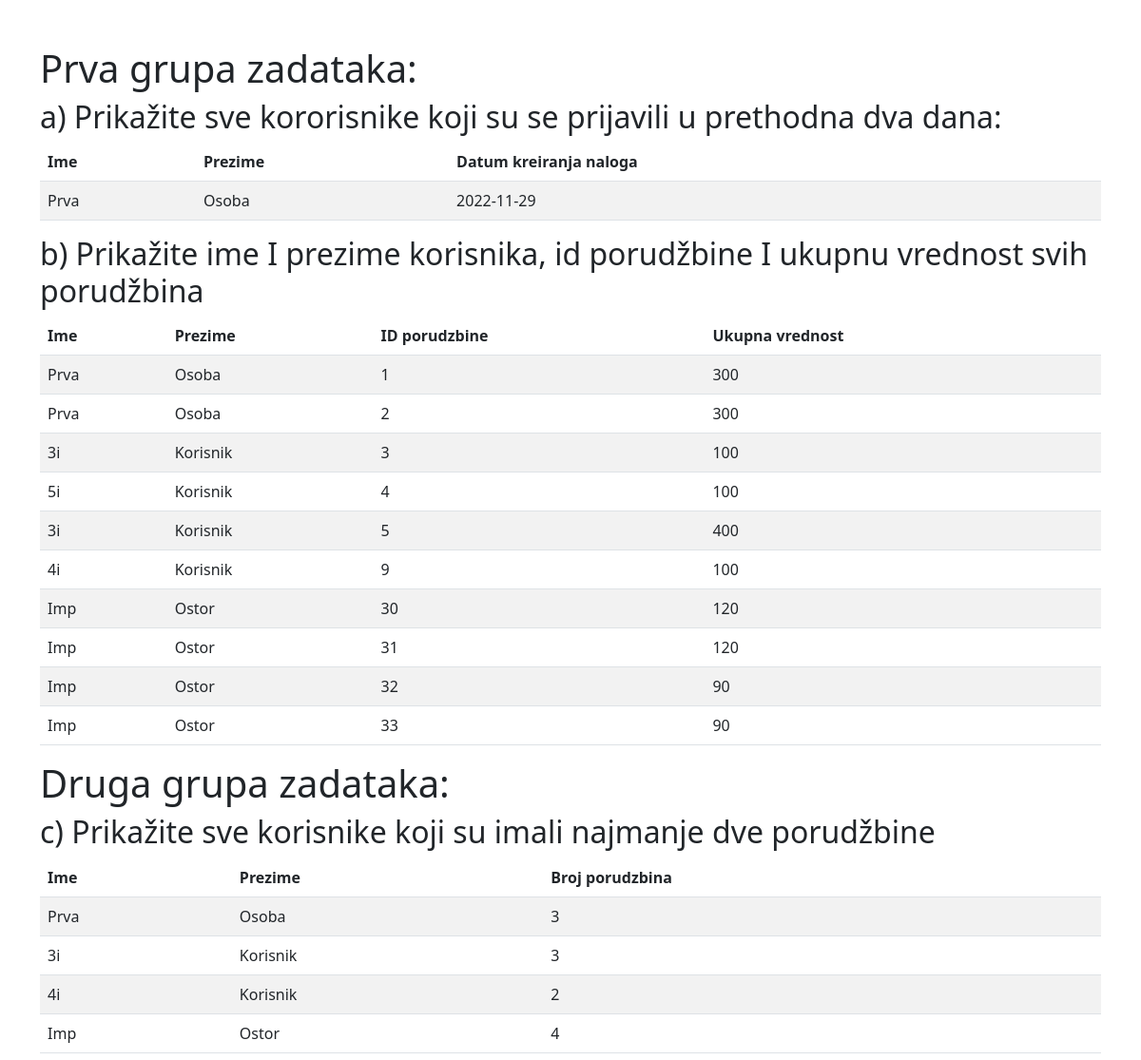
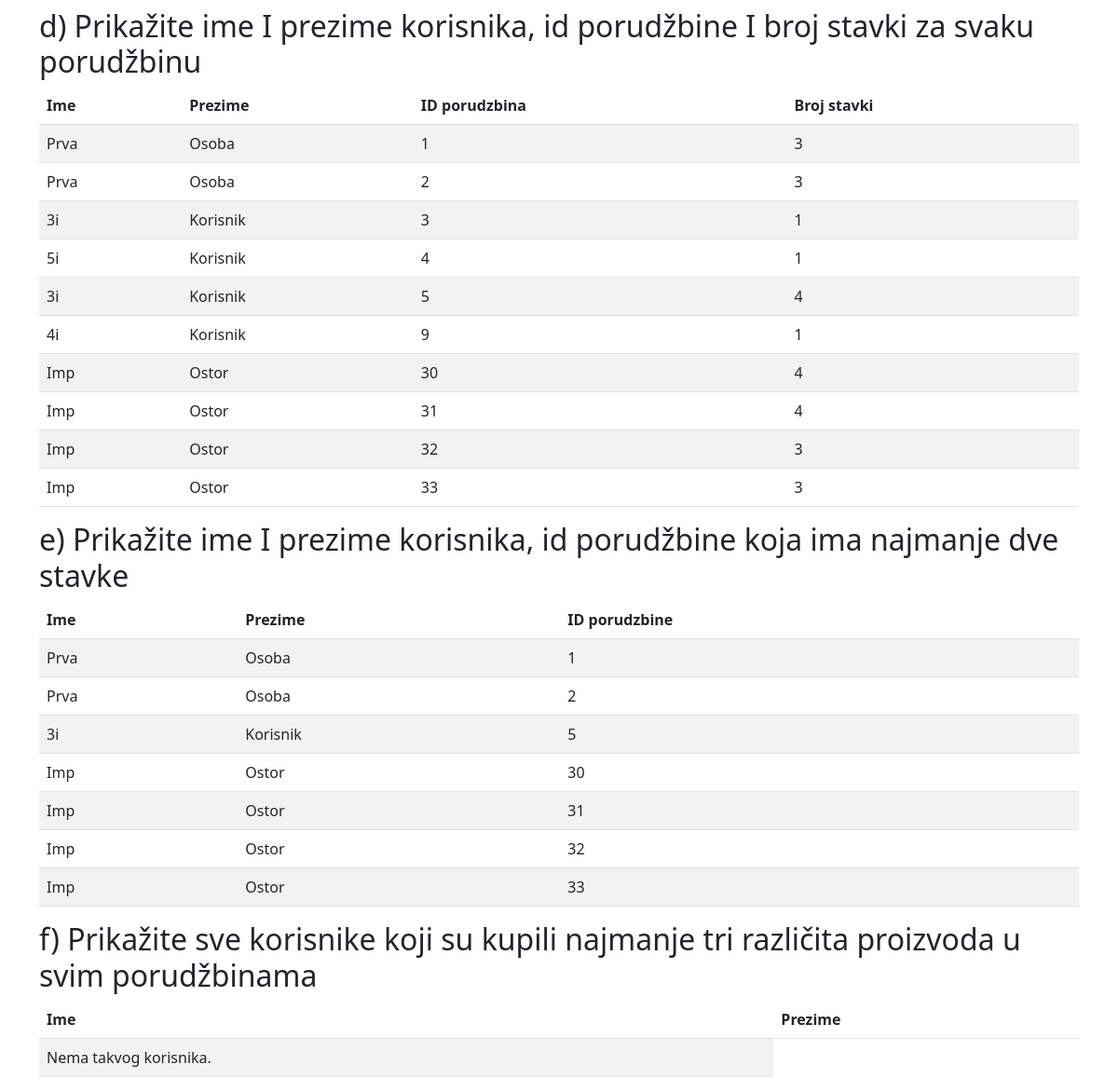
The page / on the database its author committed (2 pictures, top to bottom).
### tables this page shows
CREATE TABLE `user` (
  `id` int(11) NOT NULL,
  `firstname` varchar(15) NOT NULL,
  `lastname` varchar(15) NOT NULL,
  `phone` varchar(15) NOT NULL,
  `email` varchar(15) NOT NULL,
  `datecreated` date NOT NULL,
  `dateEdit` date NOT NULL
);

CREATE TABLE `orders` (
  `id` int(11) NOT NULL,
  `userId` int(11) NOT NULL,
  `value` int(11) NOT NULL,
  `dateCreated` date NOT NULL
);

### models/functions.php (called while the page is built, shortened)
<?php
function korisniciUPrethodnaDvaDana(){
    global $connection;
    $today = date('Y-m-d');
    $yesterday = date('Y-m-d',strtotime("-1 days"));
    $query = "SELECT * FROM user WHERE dateCreated BETWEEN '$yesterday' AND '$today'";
    $result = $connection->query($query);
    return $result->fetchAll();
}
function vrednostPorudzbina(){
    global $connection;
    $query =  $query = "SELECT firstname, lastname, o.id as oid, SUM(oi.value) as sum from user u INNER JOIN orders o on u.id = o.userId INNER JOIN orderitem oi on o.id=oi.orderId group by o.id ";
    $result = $connection->query($query);
    return $result->fetchAll();
}
function baremDvePorudzbine(){
    global $connection;
    $query =  $query = "SELECT firstname, lastname, COUNT(o.id) as brPorudzbina FROM user u INNER JOIN orders o on u.id = o.userId GROUP BY u.id HAVING COUNT(o.id) >=2";
    $result = $connection->query($query);
    return $result->fetchAll();
}
function idPorudzbineIStavke(){
    global $connection;
    $query =  $query = "SELECT firstname, lastname, o.id as brPorudzbine, count(oi.productId) as brStavki FROM user u INNER JOIN orders o ON u.id = o.userId INNER JOIN orderitem oi ON o.id = oi.orderId GROUP BY o.id";
    $result = $connection->query($query);
    return $result->fetchAll();
}
function baremDveStavke(){
    global $connection;
    $query =  $query = "SELECT firstname, lastname, o.id as brPorudzbine FROM user u INNER JOIN orders o on u.id = o.userId INNER JOIN orderitem oi ON o.id = oi.orderId GROUP BY o.id HAVING COUNT(oi.productId) >=2 ";
    $result = $connection->query($query);
    return $result->fetchAll();
}

### index.php (the view, shortened to what this page needs)
<?php
require "config/connection.php";
require_once "models/functions.php";
?>
<!DOCTYPE html>
<html lang="en">
<head>
    <link href="https://cdn.jsdelivr.net/npm/bootstrap@5.2.2/dist/css/bootstrap.min.css" rel="stylesheet">
    <link rel="stylesheet" href="assets/css/style.css">
</head>
<body>
<div class="container pt-5">
    <div>
        <h1>Prva grupa zadataka:</h1>
        <div>
            <h2>a) Prikažite sve kororisnike koji su se prijavili u prethodna dva dana:</h2>
            <table class="table table-striped">
                <thead>
                <tr>
                    <th>Ime</th>
                    <th>Prezime</th>
                    <th>Datum kreiranja naloga</th>
                </tr>
                </thead>
                <tbody>
                <?php
                $korisniciUPrethodnaDvaDana = korisniciUPrethodnaDvaDana();
                if (empty($korisniciUPrethodnaDvaDana)) { ?>
                    <tr><td>Nema takvog korisnika.</td></tr>
                    <?php
                }
                else
                    foreach($korisniciUPrethodnaDvaDana as $user){?>
                        <tr><?= "<td>".$user->firstname."</td><td>".$user->lastname."</td><td>".$user->datecreated."</td>"?></tr>
                    <?php } ?>
                </tbody>
            </table>
        </div>
        <div>
            <h2> b) Prikažite ime I prezime korisnika, id porudžbine I ukupnu vrednost svih porudžbina</h2>
            <table class="table table-striped">
                <thead>
                <tr>
                    <th>Ime</th>
                    <th>Prezime</th>
                    <th>ID porudzbine</th>
                    <th>Ukupna vrednost</th>
                </tr>
                </thead>
                <tbody>
                <?php
                $vrednostPorudzbina = vrednostPorudzbina();
                if (empty($vrednostPorudzbina)) { ?>
                    <tr><td>Nema takvog korisnika.</td></tr>
                    <?php
                }
                else
                    foreach($vrednostPorudzbina as $user){ ?>
                        <tr><?= "<td>".$user->firstname."</td><td>".$user->lastname."</td><td>".$user->oid."</td><td>".$user->sum."</td>"?></tr>
                    <?php } ?>
                </tbody>
            </table>
        </div>
    </div>
    <div>
        <h1>Druga grupa zadataka:</h1>
        <div>
            <h2>c) Prikažite sve korisnike koji su imali najmanje dve porudžbine</h2>
            <table class="table table-striped">
                <thead>
                <tr>
                    <th>Ime</th>
                    <th>Prezime</th>
                    <th>Broj porudzbina</th>
                </tr>
                </thead>
                <tbody>
                <?php
                $baremDvePorudzbine = baremDvePorudzbine();
                if (empty($baremDvePorudzbine)) { ?>
                    <tr><td>Nema takvog korisnika.</td></tr>
                    <?php
                }
                else
                    foreach($baremDvePorudzbine as $user){ ?>
                        <tr><?= "<td>".$user->firstname."</td><td>".$user->lastname."</td><td>".$user->brPorudzbina."</td>"?></tr>
                    <?php } ?>
                </tbody>
            </table>
        </div>
        <div>
            <h2>d) Prikažite ime I prezime korisnika, id porudžbine I broj stavki za svaku porudžbinu</h2>
            <table class="table table-striped">
                <thead>
                <tr>
                    <th>Ime</th>
                    <th>Prezime</th>
                    <th>ID porudzbina</th>
                    <th>Broj stavki</th>
                </tr>
                </thead>
                <tbody>
                <?php
                $idPorudzbineIStavke = idPorudzbineIStavke();
                if (empty($idPorudzbineIStavke)) { ?>
                    <tr><td>Nema takvog korisnika.</td></tr>
                    <?php
                }
                else
                    foreach($idPorudzbineIStavke as $user){ ?>
                        <tr><?= "<td>".$user->firstname."</td><td>".$user->lastname."</td><td>".$user->brPorudzbine."</td><td>".$user->brStavki."</td>"?></tr>
                    <?php } ?>
                </tbody>
            </table>
        </div>
        <div>
            <h2>e) Prikažite ime I prezime korisnika, id porudžbine koja ima najmanje dve stavke</h2>
            <table class="table table-striped">
                <thead>
                <tr>
                    <th>Ime</th>
                    <th>Prezime</th>
                    <th>ID porudzbine</th>
                </tr>
                </thead>
                <tbody>
                <?php
                $baremDveStavke = baremDveStavke();
                if (empty($baremDveStavke)) { ?>
                    <tr><td>Nema takvog korisnika.</td></tr>
                    <?php
                }
                else
                    foreach($baremDveStavke as $user){ ?>
                        <tr><?= "<td>".$user->firstname."</td><td>".$user->lastname."</td><td>".$user->brPorudzbine."</td>"?></tr>
                    <?php } ?>
                </tbody>
            </table>
        </div>
        <div>
            <h2>f) Prikažite sve korisnike koji su kupili najmanje tri različita proizvoda u svim porudžbinama</h2>
            <table class="table table-striped">
                <thead>
                <tr>
                    <th>Ime</th>
                    <th>Prezime</th>
                </tr>
                </thead>
                <tbody>
                <?php
                $najmanjeTriUSvim = najmanjeTriUSvimParam();
                if (empty($najmanjeTriUSvim)) { ?>
                    <tr><td>Nema takvog korisnika.</td></tr>
                    <?php
                }
                else
                    foreach($najmanjeTriUSvim as $user){ ?>
                        <tr><?= "<td>".$user->firstname."</td><td>".$user->lastname."</td>"?></tr>
                    <?php } ?>
                </tbody>
            </table>
        </div>
    </div>
</div>
</body>
</html>

### rows shown on the page
user: firstname "Prva", lastname "Osoba", datecreated "2022-11-29"
orders: userId.firstname "Prva", userId.lastname "Osoba", id "1", sum "300", brStavki "3"
orders: userId.firstname "Prva", userId.lastname "Osoba", id "2", sum "300", brStavki "3"
orders: userId.firstname "3i", userId.lastname "Korisnik", id "3", sum "100", brStavki "1"
orders: userId.firstname "5i", userId.lastname "Korisnik", id "4", sum "100", brStavki "1"
orders: userId.firstname "3i", userId.lastname "Korisnik", id "5", sum "400", brStavki "4"
orders: userId.firstname "4i", userId.lastname "Korisnik", id "9", sum "100", brStavki "1"
orders: userId.firstname "Imp", userId.lastname "Ostor", id "30", sum "120", brStavki "4"
orders: userId.firstname "Imp", userId.lastname "Ostor", id "31", sum "120", brStavki "4"
orders: userId.firstname "Imp", userId.lastname "Ostor", id "32", sum "90", brStavki "3"
orders: userId.firstname "Imp", userId.lastname "Ostor", id "33", sum "90", brStavki "3"

### other values the page prints
$user->firstname "Prva"
$user->lastname "Osoba"
$user->brPorudzbina "3"
$user->firstname "3i"
$user->lastname "Korisnik"
$user->firstname "4i"
$user->brPorudzbina "2"
$user->firstname "Imp"
$user->lastname "Ostor"
$user->brPorudzbina "4"
